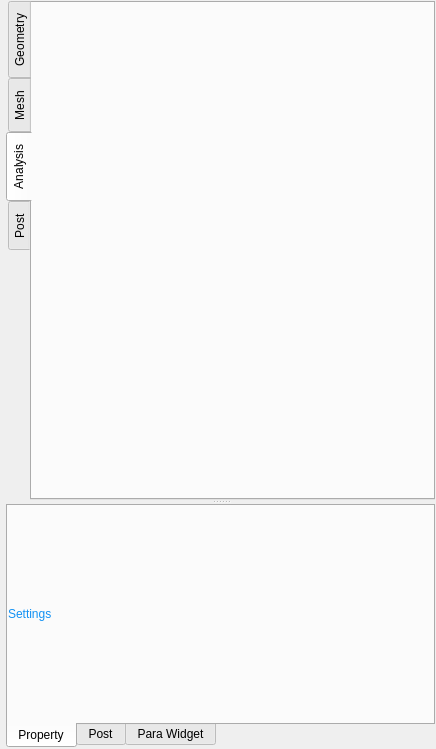
<?xml version="1.0" encoding="UTF-8"?>
<ui version="4.0">
 <class>ControlPanel</class>
 <widget class="QDockWidget" name="ControlPanel">
  <property name="geometry">
   <rect>
    <x>0</x>
    <y>0</y>
    <width>436</width>
    <height>749</height>
   </rect>
  </property>
  <property name="features">
   <set>QDockWidget::DockWidgetFloatable|QDockWidget::DockWidgetMovable</set>
  </property>
  <property name="allowedAreas">
   <set>Qt::LeftDockWidgetArea|Qt::RightDockWidgetArea</set>
  </property>
  <property name="windowTitle">
   <string>Control Panel</string>
  </property>
  <widget class="QWidget" name="dockWidgetContents">
   <layout class="QGridLayout" name="gridLayout">
    <property name="leftMargin">
     <number>5</number>
    </property>
    <property name="topMargin">
     <number>0</number>
    </property>
    <property name="rightMargin">
     <number>0</number>
    </property>
    <property name="bottomMargin">
     <number>0</number>
    </property>
    <item row="0" column="0">
     <widget class="QWidget" name="widget" native="true">
      <layout class="QGridLayout" name="gridLayout_4">
       <property name="leftMargin">
        <number>1</number>
       </property>
       <property name="topMargin">
        <number>1</number>
       </property>
       <property name="rightMargin">
        <number>1</number>
       </property>
       <property name="bottomMargin">
        <number>1</number>
       </property>
       <item row="0" column="0">
        <widget class="QSplitter" name="panelSplitter">
         <property name="orientation">
          <enum>Qt::Vertical</enum>
         </property>
         <widget class="QTabWidget" name="projectTab">
          <property name="enabled">
           <bool>true</bool>
          </property>
          <property name="sizePolicy">
           <sizepolicy hsizetype="Preferred" vsizetype="Preferred">
            <horstretch>0</horstretch>
            <verstretch>0</verstretch>
           </sizepolicy>
          </property>
          <property name="contextMenuPolicy">
           <enum>Qt::CustomContextMenu</enum>
          </property>
          <property name="tabPosition">
           <enum>QTabWidget::West</enum>
          </property>
          <property name="tabShape">
           <enum>QTabWidget::Rounded</enum>
          </property>
          <property name="currentIndex">
           <number>2</number>
          </property>
          <property name="usesScrollButtons">
           <bool>true</bool>
          </property>
          <widget class="QWidget" name="geometry_tab">
           <property name="sizePolicy">
            <sizepolicy hsizetype="Expanding" vsizetype="Expanding">
             <horstretch>0</horstretch>
             <verstretch>0</verstretch>
            </sizepolicy>
           </property>
           <attribute name="title">
            <string>Geometry</string>
           </attribute>
           <layout class="QHBoxLayout" name="geometryLayout">
            <property name="spacing">
             <number>1</number>
            </property>
            <property name="leftMargin">
             <number>1</number>
            </property>
            <property name="topMargin">
             <number>1</number>
            </property>
            <property name="rightMargin">
             <number>1</number>
            </property>
            <property name="bottomMargin">
             <number>1</number>
            </property>
           </layout>
          </widget>
          <widget class="QWidget" name="mesh_tab">
           <attribute name="title">
            <string>Mesh</string>
           </attribute>
           <layout class="QHBoxLayout" name="meshLayout">
            <property name="spacing">
             <number>1</number>
            </property>
            <property name="leftMargin">
             <number>1</number>
            </property>
            <property name="topMargin">
             <number>1</number>
            </property>
            <property name="rightMargin">
             <number>1</number>
            </property>
            <property name="bottomMargin">
             <number>1</number>
            </property>
           </layout>
          </widget>
          <widget class="QWidget" name="physics_tab">
           <property name="sizePolicy">
            <sizepolicy hsizetype="Expanding" vsizetype="Expanding">
             <horstretch>0</horstretch>
             <verstretch>0</verstretch>
            </sizepolicy>
           </property>
           <attribute name="title">
            <string>Analysis</string>
           </attribute>
           <layout class="QHBoxLayout" name="physicsLayout">
            <property name="spacing">
             <number>1</number>
            </property>
            <property name="leftMargin">
             <number>1</number>
            </property>
            <property name="topMargin">
             <number>1</number>
            </property>
            <property name="rightMargin">
             <number>1</number>
            </property>
            <property name="bottomMargin">
             <number>1</number>
            </property>
           </layout>
          </widget>
          <widget class="QWidget" name="post_tab">
           <property name="sizePolicy">
            <sizepolicy hsizetype="Expanding" vsizetype="Expanding">
             <horstretch>0</horstretch>
             <verstretch>0</verstretch>
            </sizepolicy>
           </property>
           <attribute name="title">
            <string>Post</string>
           </attribute>
           <layout class="QHBoxLayout" name="postLayout">
            <property name="spacing">
             <number>1</number>
            </property>
            <property name="leftMargin">
             <number>1</number>
            </property>
            <property name="topMargin">
             <number>1</number>
            </property>
            <property name="rightMargin">
             <number>1</number>
            </property>
            <property name="bottomMargin">
             <number>1</number>
            </property>
           </layout>
          </widget>
         </widget>
         <widget class="QTabWidget" name="propTabWidget">
          <property name="sizePolicy">
           <sizepolicy hsizetype="Preferred" vsizetype="Preferred">
            <horstretch>0</horstretch>
            <verstretch>0</verstretch>
           </sizepolicy>
          </property>
          <property name="tabPosition">
           <enum>QTabWidget::South</enum>
          </property>
          <property name="currentIndex">
           <number>0</number>
          </property>
          <widget class="QWidget" name="prop">
           <attribute name="title">
            <string>Property</string>
           </attribute>
           <layout class="QGridLayout" name="gridLayout_2">
            <property name="leftMargin">
             <number>0</number>
            </property>
            <property name="topMargin">
             <number>0</number>
            </property>
            <property name="rightMargin">
             <number>0</number>
            </property>
            <property name="bottomMargin">
             <number>0</number>
            </property>
            <property name="horizontalSpacing">
             <number>2</number>
            </property>
            <item row="0" column="0">
             <layout class="QVBoxLayout" name="verticalLayout_5">
              <item>
               <widget class="QLabel" name="label">
                <property name="sizePolicy">
                 <sizepolicy hsizetype="Preferred" vsizetype="Fixed">
                  <horstretch>0</horstretch>
                  <verstretch>0</verstretch>
                 </sizepolicy>
                </property>
                <property name="minimumSize">
                 <size>
                  <width>0</width>
                  <height>40</height>
                 </size>
                </property>
                <property name="maximumSize">
                 <size>
                  <width>16777215</width>
                  <height>40</height>
                 </size>
                </property>
                <property name="styleSheet">
                 <string notr="true">color: rgb(18,145,243);
font: 10pt &quot;Arial&quot;;
</string>
                </property>
                <property name="text">
                 <string>Settings</string>
                </property>
               </widget>
              </item>
              <item>
               <layout class="QVBoxLayout" name="propLayout">
                <property name="spacing">
                 <number>0</number>
                </property>
               </layout>
              </item>
             </layout>
            </item>
           </layout>
          </widget>
          <widget class="QWidget" name="postPropw">
           <attribute name="title">
            <string>Post</string>
           </attribute>
           <layout class="QGridLayout" name="gridLayout_3">
            <property name="leftMargin">
             <number>0</number>
            </property>
            <property name="topMargin">
             <number>0</number>
            </property>
            <property name="rightMargin">
             <number>0</number>
            </property>
            <property name="bottomMargin">
             <number>0</number>
            </property>
            <item row="0" column="0">
             <layout class="QVBoxLayout" name="postPropLayout"/>
            </item>
           </layout>
          </widget>
          <widget class="QWidget" name="widgetTab">
           <attribute name="title">
            <string>Para Widget</string>
           </attribute>
           <layout class="QGridLayout" name="gridLayout_5">
            <property name="leftMargin">
             <number>0</number>
            </property>
            <property name="topMargin">
             <number>0</number>
            </property>
            <property name="rightMargin">
             <number>0</number>
            </property>
            <property name="bottomMargin">
             <number>0</number>
            </property>
            <item row="0" column="0">
             <widget class="QScrollArea" name="widgetScrollArea">
              <property name="widgetResizable">
               <bool>true</bool>
              </property>
              <widget class="QWidget" name="scrollAreaWidgetContents">
               <property name="geometry">
                <rect>
                 <x>0</x>
                 <y>0</y>
                 <width>421</width>
                 <height>204</height>
                </rect>
               </property>
               <layout class="QGridLayout" name="gridLayout_6">
                <property name="leftMargin">
                 <number>0</number>
                </property>
                <property name="topMargin">
                 <number>0</number>
                </property>
                <property name="rightMargin">
                 <number>0</number>
                </property>
                <property name="bottomMargin">
                 <number>0</number>
                </property>
                <item row="0" column="0">
                 <layout class="QVBoxLayout" name="paraLayout"/>
                </item>
               </layout>
              </widget>
             </widget>
            </item>
           </layout>
          </widget>
         </widget>
        </widget>
       </item>
      </layout>
     </widget>
    </item>
   </layout>
  </widget>
 </widget>
 <resources/>
 <connections/>
</ui>
